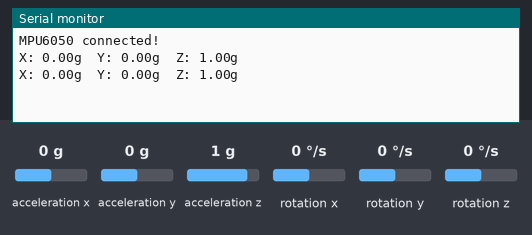
The sketch below on a simulated Arduino Uno, built with avr-gcc and run on an emulated ATmega328P. Shown: the last lines printed to the serial monitor. Inputs (shaded band) come from the test bench; at power-on: acceleration x 0 g, acceleration y 0 g, acceleration z 1 g, rotation x 0 °/s, rotation y 0 °/s, rotation z 0 °/s.

Above: at 2.8 s.
2.9 s: acceleration x set to -1.4 g
At 5.2 s:
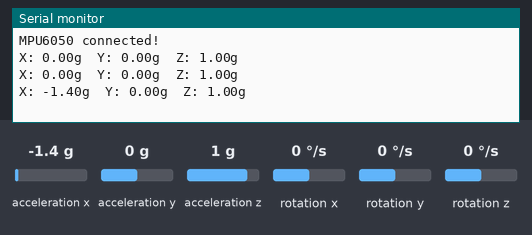
5.6 s: acceleration y set to -1.4 g
At 7.1 s:
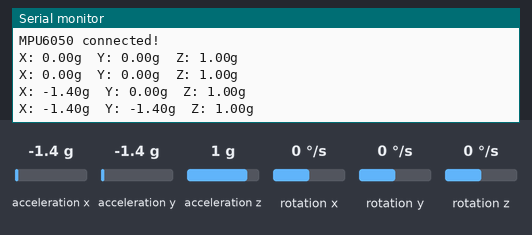
8.3 s: acceleration z set to -1.4 g
At 10.4 s:
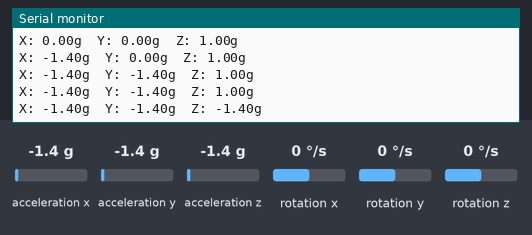

The sketch:

MPU_v1.ino
```cpp
#include <Wire.h>
#include <MPU6050.h>

// create MPU6050 object
MPU6050 mpu;

void setup() {
  // start serial monitor
  Serial.begin(9600);

  // start I2C communication
  Wire.begin();

  // initialize MPU6050
  mpu.initialize();

  // set accelerometer range to +/- 2g
  mpu.setFullScaleAccelRange(MPU6050_ACCEL_FS_2);

  // check if its connected
  if (mpu.testConnection()) {
    Serial.println("MPU6050 connected!");
  } else {
    Serial.println("MPU6050 connection failed!");
  }
}

void loop() {
  // variables to store acceleration values
  int16_t ax, ay, az;

  // read raw acceleration values from sensor
  mpu.getAcceleration(&ax, &ay, &az);

  // convert raw values to g-forces by dividing by 16384
  float ax_g = ax / 16384.0;
  float ay_g = ay / 16384.0;
  float az_g = az / 16384.0;

  // print converted g-force values
  Serial.print("X: "); Serial.print(ax_g);
  Serial.print("g  Y: "); Serial.print(ay_g);
  Serial.print("g  Z: "); Serial.print(az_g);
  Serial.println("g");

  // wait 2000ms between readings
  delay(2000);
}
```

Measured:
- after the input at 2.9 s, the serial monitor: prints a new line after 1.1 s (image 1)
- after the input at 5.6 s, the serial monitor: prints a new line after 0.41 s (image 2)
- after the input at 8.3 s, the serial monitor: prints a new line after 1.7 s (image 3)
